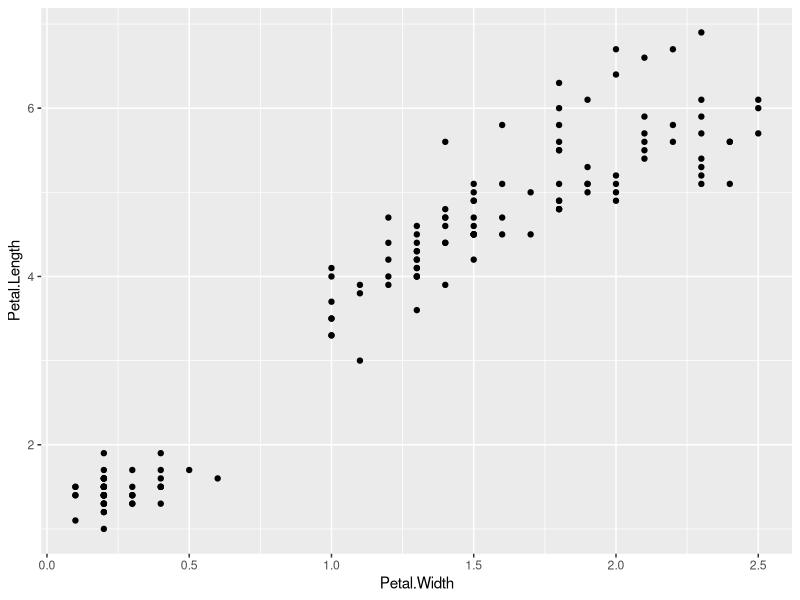
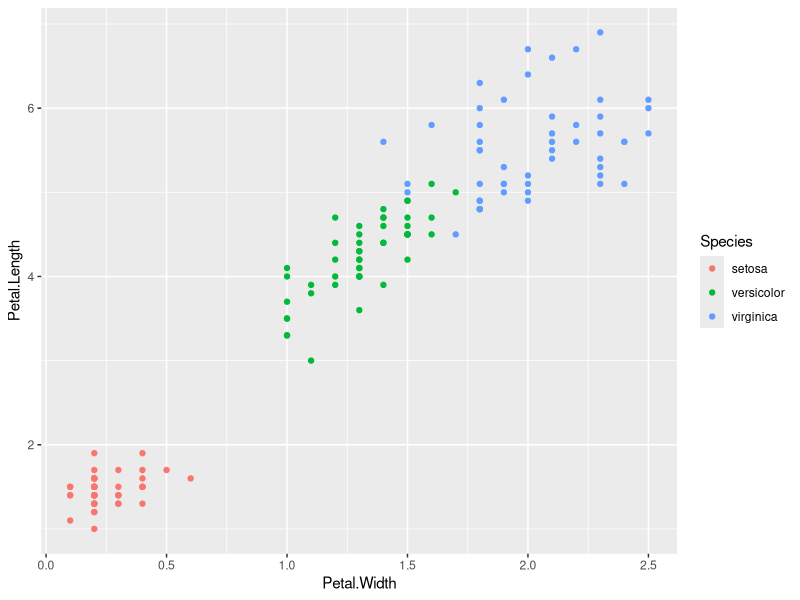
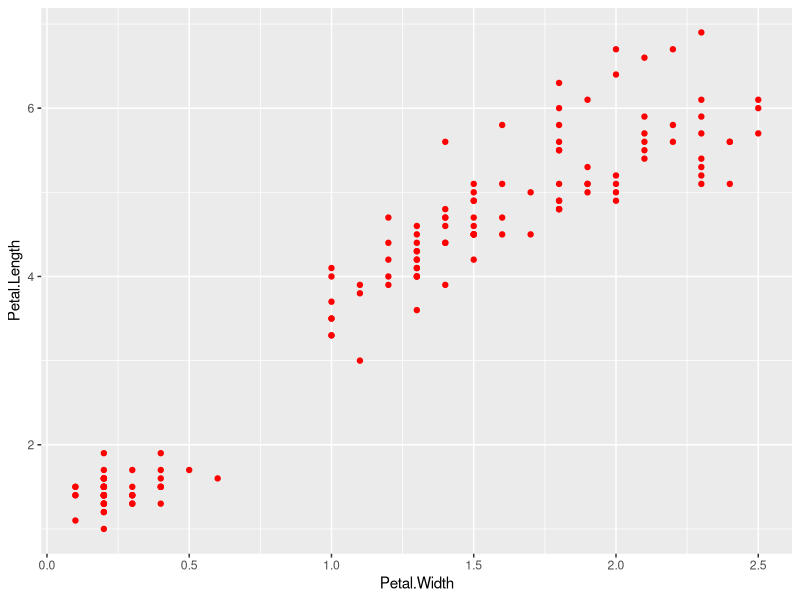
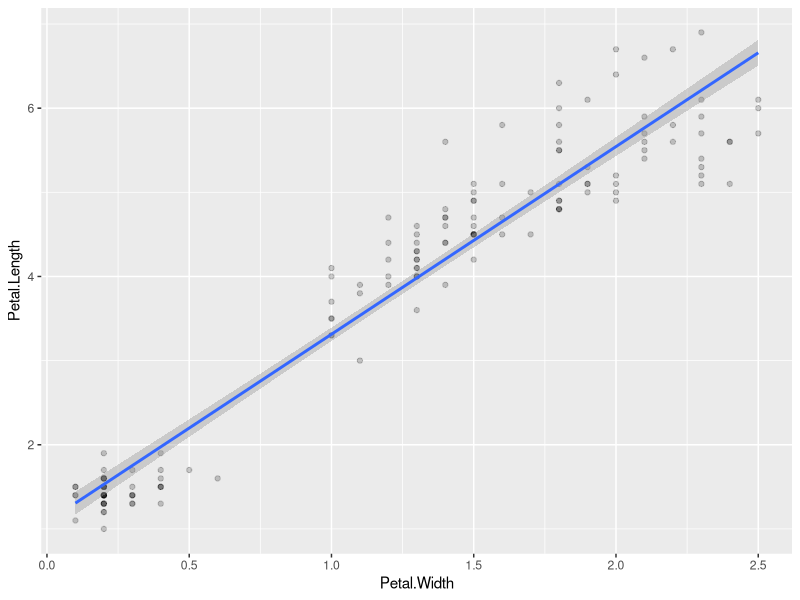
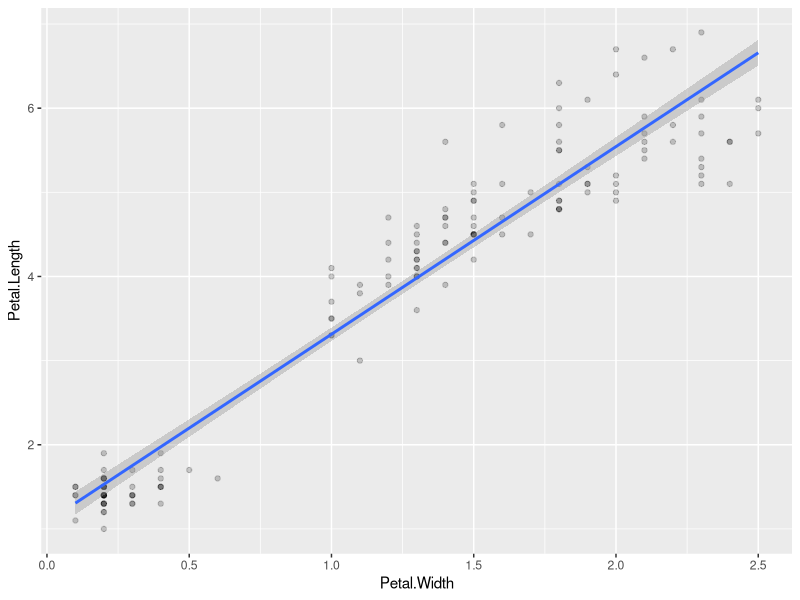
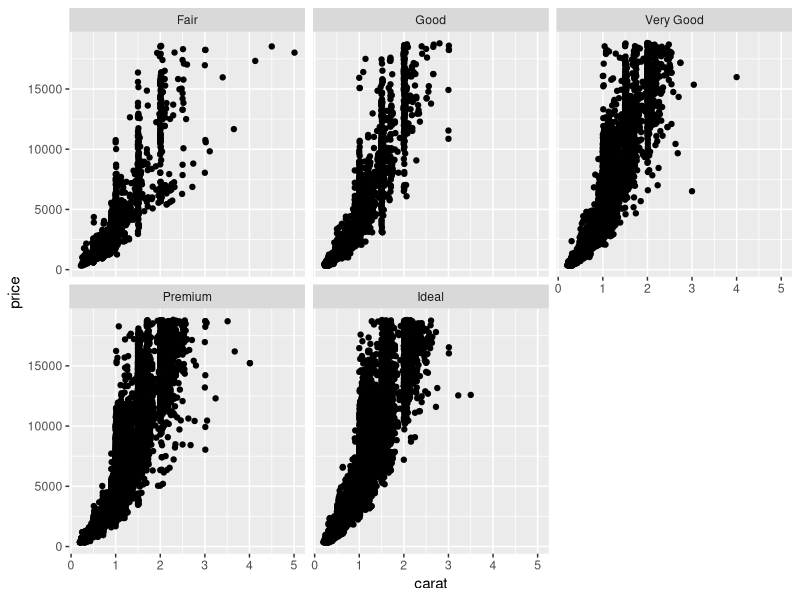
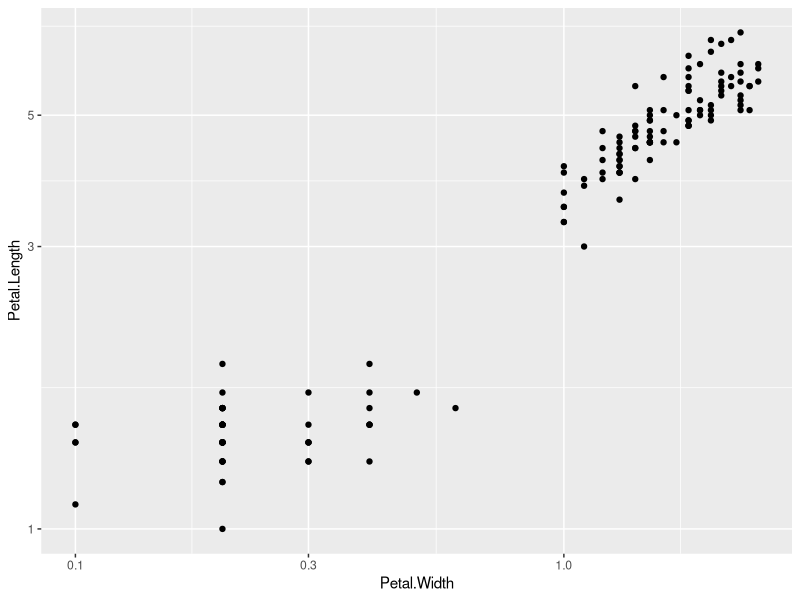

These charts were generated, in order, by the following R code:
## ---- chunk 1
library(ggplot2)
## ---- chunk 2
iris <- iris
ggplot(data = iris) + 
  geom_point(aes(x = Petal.Width, y = Petal.Length))
## ---- chunk 3
ggplot(data = iris) + 
  geom_point(aes(x = Petal.Width, y = Petal.Length, color = Species))
## ---- chunk 4
ggplot(data = iris) + 
  geom_point(aes(x = Petal.Width, y = Petal.Length), color = "red")
## ---- chunk 5
ggplot(iris) + 
  geom_point(aes(x = Petal.Width, y = Petal.Length), alpha = 0.2) + 
  geom_smooth(aes(x = Petal.Width, y = Petal.Length), method = "lm")
## ---- chunk 6
ggplot(iris, aes(x = Petal.Width, y = Petal.Length)) + 
  geom_point(alpha = 0.2) + 
  geom_smooth(method = "lm")
## ---- chunk 7
ggplot2::ggplot(data = diamonds) +
	geom_point(mapping = aes(x = carat, y = price)) +
	facet_wrap(~cut)
## ---- chunk 8
ggplot(iris) + 
  geom_point(aes(x = Petal.Width, y = Petal.Length)) +
  scale_x_log10() +
  scale_y_log10()
